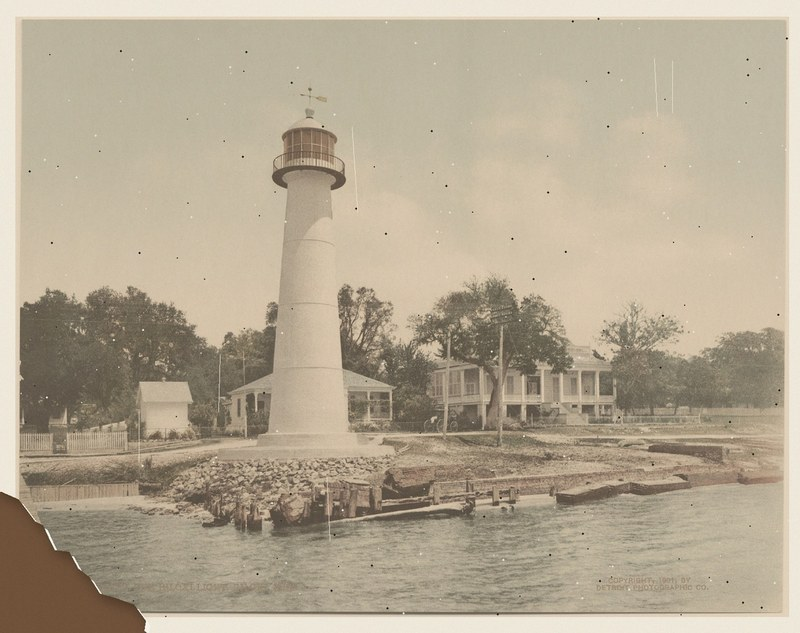
#> input picture core/imaging/src/test/resources/torn-print.jpg, 800 x 633 px, given in place of p0_0.png, which was not available
$ python make_scenes.py ../../core/imaging/src/test/resources/torn-print.jpg 5 5 5
#> lines starting #> are read from the running program, lines starting #| are printed output that depends on the picture; pictures that were not available may be replaced by others from this repository, and a replacement may not be noted
"""Camera-like frames of white pages on off-white, busy surfaces, each with its true outline.

scene_*.png (640 px long side, like the camera's frames) and truth.txt: name x0,y0;x1,y1;... in
the frame's 0..1 coordinates, corners in the order top-left, top-right, bottom-right, bottom-left.
"""
import os
import random
import sys

import cv2
import numpy as np

HERE = os.path.dirname(os.path.abspath(__file__))
SCR = os.environ.get('BENCH_DATA', HERE)
PHOTO = os.path.join(SCR, 'pdf2', 'p0_0.png')
# The page in the photo (checked by eye against the detector's own answer).
PHOTO_QUAD = np.array([[0.064, 0.169], [0.917, 0.165], [0.912, 0.732], [0.054, 0.726]], np.float32)
PAGES = [os.path.join(SCR, 'flat', 'kt', f'p{i}_flat.png') for i in range(4)] + [os.path.join(SCR, 'clean', 'page.png')]


def texture(kind, w, h, rng):
    base = rng.uniform(185, 232)
    tint = np.array([rng.uniform(-8, 4), rng.uniform(-4, 4), rng.uniform(-2, 10)])  # BGR: warm or cool
    if kind == 'plain':
        g = np.full((h, w), base, np.float32) + rng.normal(0, 3, (h, w))
    elif kind == 'granite':
        g = np.full((h, w), base, np.float32) + rng.normal(0, 4, (h, w))
        n = int(w * h / rng.uniform(60, 250))
        ys, xs = rng.integers(0, h, n), rng.integers(0, w, n)
        vals = rng.uniform(40, 200, n)
        for y, x, v in zip(ys, xs, vals):
            cv2.circle(g, (int(x), int(y)), int(rng.integers(1, 4)), float(v), -1)
    elif kind == 'terrazzo':
        g = np.full((h, w), base, np.float32) + rng.normal(0, 3, (h, w))
        for _ in range(int(w * h / 900)):
            pts = (rng.normal(0, rng.uniform(3, 14), (5, 2)) + [rng.uniform(0, w), rng.uniform(0, h)]).astype(np.int32)
            cv2.fillPoly(g, [cv2.convexHull(pts)], float(rng.choice([rng.uniform(20, 80), rng.uniform(140, 230)])))
    elif kind == 'wood':
        y = np.arange(h)[:, None] + 6 * np.sin(np.arange(w)[None, :] / rng.uniform(40, 120))
        g = base + 10 * np.sin(y / rng.uniform(3, 9)) + rng.normal(0, 3, (h, w))
        g = cv2.GaussianBlur(g.astype(np.float32), (0, 0), 1.2)
    elif kind == 'marble':
        noise = cv2.resize(rng.normal(0, 1, (h // 16 + 1, w // 16 + 1)).astype(np.float32), (w, h), interpolation=cv2.INTER_CUBIC)
        veins = np.abs(np.sin((np.arange(w)[None, :] * 0.02 + np.arange(h)[:, None] * 0.01 + 4 * noise)))
        g = base - 35 * (veins < 0.08) + rng.normal(0, 3, (h, w))
        g = cv2.GaussianBlur(g.astype(np.float32), (0, 0), 1.0)
    else:  # carpet
        g = base + cv2.GaussianBlur(rng.normal(0, 18, (h, w)).astype(np.float32), (0, 0), 0.8)
    img = np.clip(np.stack([g] * 3, -1) + tint, 0, 255)
    return img.astype(np.float32)


def synthetic(rng, kind):
    W, H = 900, 1600
    bg = texture(kind, W, H, rng)
    page = cv2.imread(PAGES[rng.integers(len(PAGES))]).astype(np.float32)
    # Paper only a little brighter than the counter, sometimes barely.
    paper_level = rng.uniform(220, 250)
    page = page / max(np.percentile(page, 90), 1) * paper_level
    ph, pw = page.shape[:2]
    fill = rng.uniform(0.35, 0.75)
    scale = np.sqrt(fill * W * H / (pw * ph))
    w, h = pw * scale, ph * scale
    cx, cy = rng.uniform(w / 2 + 20, W - w / 2 - 20) if W - w > 40 else W / 2, rng.uniform(h / 2 + 20, H - h / 2 - 20) if H - h > 40 else H / 2
    a = np.deg2rad(rng.uniform(-12, 12))
    corners = np.array([[-w / 2, -h / 2], [w / 2, -h / 2], [w / 2, h / 2], [-w / 2, h / 2]])
    rot = np.array([[np.cos(a), -np.sin(a)], [np.sin(a), np.cos(a)]])
    dst = corners @ rot.T + [cx, cy]
    dst += rng.normal(0, w * 0.025, dst.shape)  # perspective
    m = cv2.getPerspectiveTransform(np.array([[0, 0], [pw, 0], [pw, ph], [0, ph]], np.float32), dst.astype(np.float32))
    warped = cv2.warpPerspective(page, m, (W, H), flags=cv2.INTER_AREA)
    mask = cv2.warpPerspective(np.ones((ph, pw), np.float32), m, (W, H))
    mask = cv2.GaussianBlur(mask, (3, 3), 0.7)[..., None]
    img = bg * (1 - mask) + warped * mask
    return img, dst / [W, H]


def photo(rng):
    img = cv2.imread(PHOTO).astype(np.float32)
    H, W = img.shape[:2]
    quad = PHOTO_QUAD * [W, H]
    # Zoom and recentre like a hand moving the phone.
    z = rng.uniform(0.9, 1.0)
    cw, ch = W * z, H * z
    x0 = rng.uniform(0, W - cw)
    y0 = rng.uniform(0, H - ch)
    a = np.deg2rad(rng.uniform(-5, 5))
    src = np.array([[x0, y0], [x0 + cw, y0], [x0 + cw, y0 + ch], [x0, y0 + ch]], np.float32)
    src += rng.normal(0, cw * 0.02, src.shape).astype(np.float32)
    c = src.mean(0)
    rot = np.array([[np.cos(a), -np.sin(a)], [np.sin(a), np.cos(a)]])
    src = ((src - c) @ rot.T + c).astype(np.float32)
    OW, OH = 720, 1600
    m = cv2.getPerspectiveTransform(src, np.array([[0, 0], [OW, 0], [OW, OH], [0, OH]], np.float32))
    out = cv2.warpPerspective(img, m, (OW, OH), flags=cv2.INTER_AREA, borderMode=cv2.BORDER_REFLECT)
    q = cv2.perspectiveTransform(quad[None].astype(np.float32), m)[0]
    return out, q / [OW, OH]


def camera(img, rng):
    h, w = img.shape[:2]
    X, Y = np.meshgrid(np.linspace(0, 1, w), np.linspace(0, 1, h))
    light = 1 - rng.uniform(0, 0.25) * (X if rng.random() < 0.5 else Y) - rng.uniform(0, 0.15) * ((X - 0.5) ** 2 + (Y - 0.5) ** 2)
    if rng.random() < 0.35:  # a soft shadow, like the phone's
        sx, sy = rng.uniform(0.2, 0.8), rng.uniform(0.2, 0.8)
        light *= 1 - rng.uniform(0.1, 0.3) * np.exp(-((X - sx) ** 2 + (Y - sy) ** 2) / rng.uniform(0.02, 0.1))
    img = img * light[..., None] * rng.uniform(0.85, 1.1)
    if rng.random() < 0.4:
        img = cv2.GaussianBlur(img, (0, 0), rng.uniform(0.5, 1.6))
    img = img + rng.normal(0, rng.uniform(1, 5), img.shape)
    img = np.clip(img, 0, 255).astype(np.uint8)
    s = 640 / max(h, w)
    img = cv2.resize(img, (int(w * s), int(h * s)), interpolation=cv2.INTER_AREA)
    ok, enc = cv2.imencode('.jpg', img, [cv2.IMWRITE_JPEG_QUALITY, int(rng.integers(60, 92))])
    return cv2.imdecode(enc, cv2.IMREAD_COLOR)


def main(out_dir, n_photo, n_synth, seed):
    rng = np.random.default_rng(seed)
    os.makedirs(out_dir, exist_ok=True)
    lines = []
    kinds = ['terrazzo', 'granite', 'wood', 'marble', 'carpet', 'plain']
    def inside(q):
        return q.min() >= 0.02 and q.max() <= 0.98
    for i in range(n_photo):
        img, q = photo(rng)
#> in photo, `out = cv2.warpPerspective(img, m, (OW, OH), flags=cv2.INTER_AREA, bord..`:
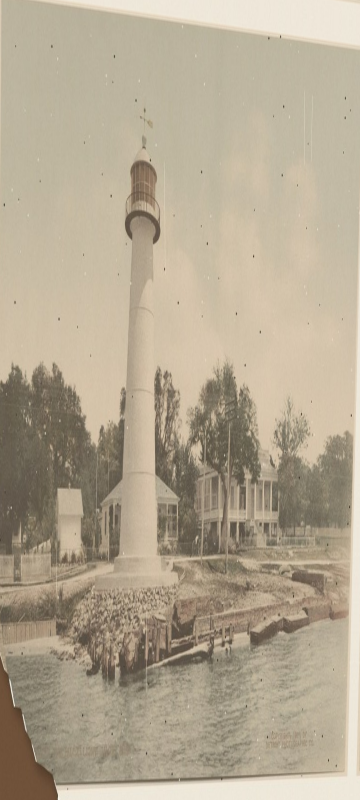
#> out: shape (1600, 720, 3) float32 (shown at 1/2 size); mean B, G, R 145.6, 166.7, 179
#> q = [[0.044, 0.148], [0.939, 0.193], [0.907, 0.744], [0.0245, 0.737]]
        while not inside(q):
            img, q = photo(rng)
        name = f'scene_photo_{i:03d}.png'
#> name = 'scene_photo_000.png'
        cv2.imwrite(os.path.join(out_dir, name), camera(img, rng))
#> in camera, `img = cv2.resize(img, (int(w * s), int(h * s)), interpolation=cv2.INTE..`:
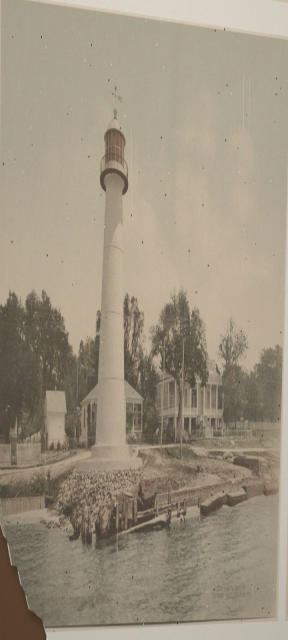
#> img: shape (640, 288, 3); mean of channels 0, 1, 2 127.2, 145.9, 156.4; drawn as B, G, R
#> in camera, `ok, enc = cv2.imencode('.jpg', img, [cv2.IMWRITE_JPEG_QUALITY, int(rng..`: enc = 15355 values, max 255 at index 0, min 0 at index 4, mean 118.6
        lines.append(name + ' ' + ';'.join(f'{x:.4f},{y:.4f}' for x, y in q))
    for i in range(n_synth):
        kind = kinds[i % len(kinds)]
#> kind = 'terrazzo'
        img, q = synthetic(rng, kind)
#> after the loop in texture, `for _ in range(int(w * h / 900)):`:
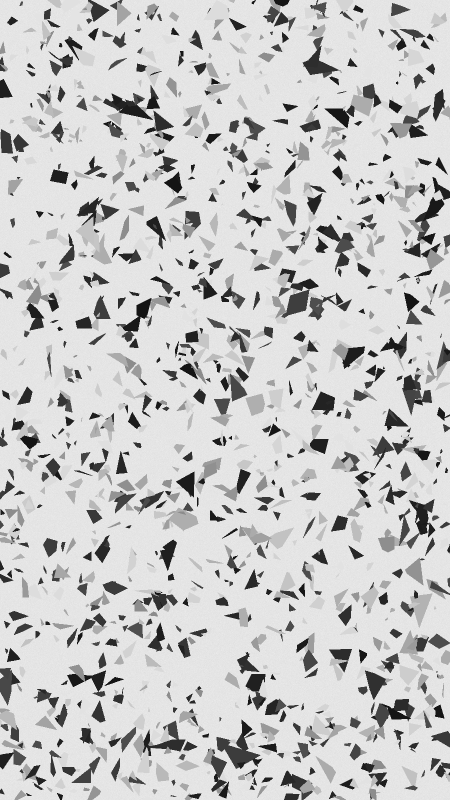
#> g: shape (1600, 900) float64 (shown at 1/2 size); min 20.17, max 243.6, mean 202
        while not inside(q):
            img, q = synthetic(rng, kind)
#> call 2 of synthetic, with kind = 'terrazzo'
#> call 2 of texture, with kind = 'terrazzo', w = 900, h = 1600
#> after the loop in texture (call 2), `for _ in range(int(w * h / 900)):`:
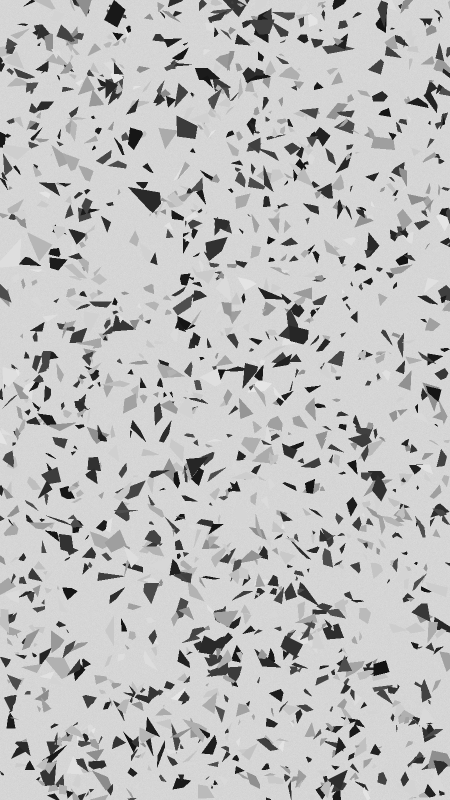
#> g: shape (1600, 900) float64 (shown at 1/2 size); min 20.09, max 230, mean 191.5
#> in synthetic (call 2), `warped = cv2.warpPerspective(page, m, (W, H), flags=cv2.INTER_AREA)`:
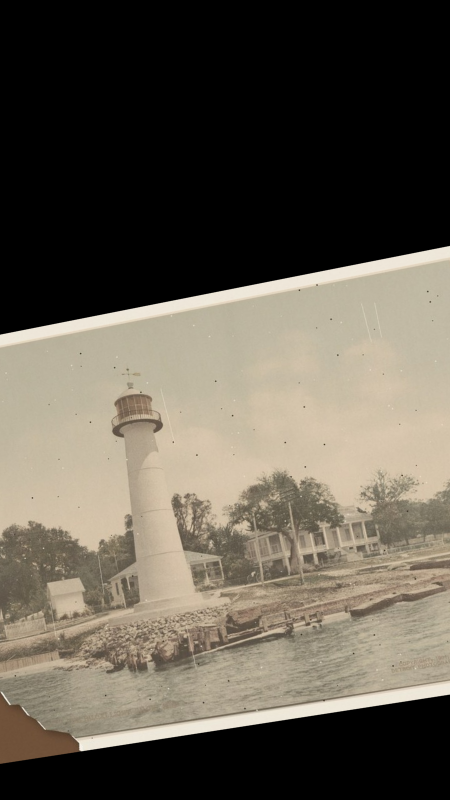
#> warped: shape (1600, 900, 3) float32 (shown at 1/2 size); mean B, G, R 84.5, 97, 104.3; drawn with min black and max white
#> in synthetic (call 2), `mask = cv2.warpPerspective(np.ones((ph, pw), np.float32), m, (W, H))`:
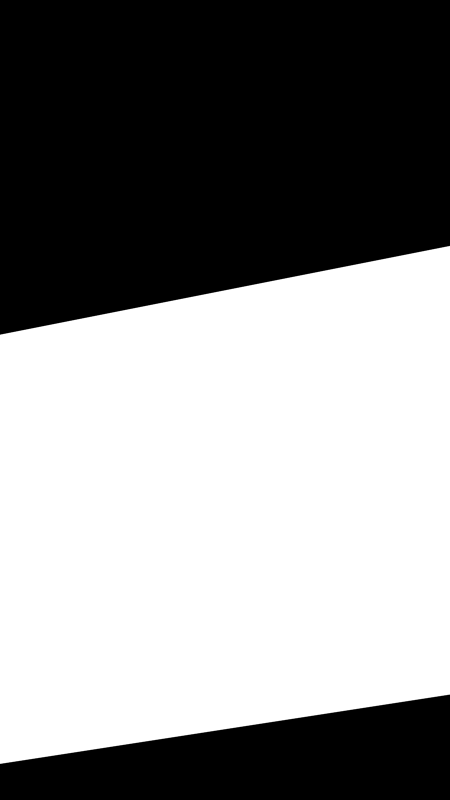
#> mask: shape (1600, 900) float32 (shown at 1/2 size); min 0, max 1, mean 0.549
#> in synthetic (call 2), `img = bg * (1 - mask) + warped * mask`:
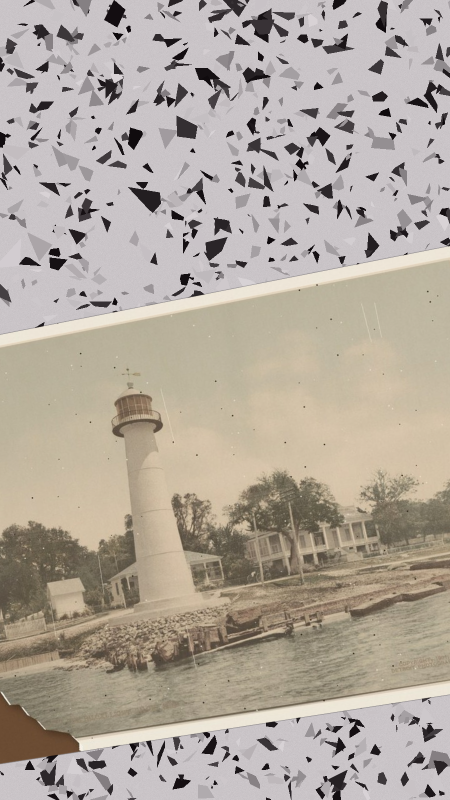
#> img: shape (1600, 900, 3) float32 (shown at 1/2 size); mean of channels 0, 1, 2 171.2, 182.3, 192.3; drawn with min black and max white
        name = f'scene_{kind}_{i:03d}.png'
        cv2.imwrite(os.path.join(out_dir, name), camera(img, rng))
        lines.append(name + ' ' + ';'.join(f'{x:.4f},{y:.4f}' for x, y in q))
    open(os.path.join(out_dir, 'truth.txt'), 'w').write('\n'.join(lines) + '\n')
    print(len(lines), 'scenes')


if __name__ == '__main__':
#> (the run stopped early here; a loop or call above may not have finished)
